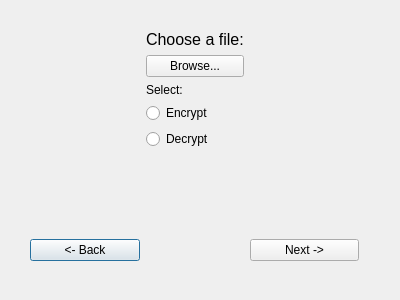
<?xml version="1.0" encoding="UTF-8"?>
<ui version="4.0">
 <class>encryption</class>
 <widget class="QDialog" name="encryption">
  <property name="geometry">
   <rect>
    <x>0</x>
    <y>0</y>
    <width>400</width>
    <height>300</height>
   </rect>
  </property>
  <property name="windowTitle">
   <string>Dialog</string>
  </property>
  <widget class="QWidget" name="layoutWidget">
   <property name="geometry">
    <rect>
     <x>30</x>
     <y>30</y>
     <width>329</width>
     <height>231</height>
    </rect>
   </property>
   <layout class="QHBoxLayout" name="horizontalLayout">
    <item>
     <layout class="QVBoxLayout" name="verticalLayout_3">
      <item>
       <spacer name="horizontalSpacer">
        <property name="orientation">
         <enum>Qt::Horizontal</enum>
        </property>
        <property name="sizeHint" stdset="0">
         <size>
          <width>40</width>
          <height>20</height>
         </size>
        </property>
       </spacer>
      </item>
      <item>
       <spacer name="verticalSpacer_5">
        <property name="orientation">
         <enum>Qt::Vertical</enum>
        </property>
        <property name="sizeHint" stdset="0">
         <size>
          <width>20</width>
          <height>40</height>
         </size>
        </property>
       </spacer>
      </item>
      <item>
       <widget class="QPushButton" name="pushButton_back">
        <property name="text">
         <string>&lt;- Back</string>
        </property>
       </widget>
      </item>
     </layout>
    </item>
    <item>
     <layout class="QVBoxLayout" name="verticalLayout">
      <item>
       <widget class="QLabel" name="label">
        <property name="font">
         <font>
          <family>Arial</family>
          <pointsize>12</pointsize>
         </font>
        </property>
        <property name="text">
         <string>Choose a file:</string>
        </property>
       </widget>
      </item>
      <item>
       <widget class="QPushButton" name="pushButton_browse">
        <property name="text">
         <string>Browse...</string>
        </property>
       </widget>
      </item>
      <item>
       <widget class="QLabel" name="label_2">
        <property name="text">
         <string>Select:</string>
        </property>
       </widget>
      </item>
      <item>
       <widget class="QRadioButton" name="radioButton_enc">
        <property name="text">
         <string>Encrypt</string>
        </property>
       </widget>
      </item>
      <item>
       <widget class="QRadioButton" name="radioButton_dec">
        <property name="text">
         <string>Decrypt</string>
        </property>
       </widget>
      </item>
      <item>
       <spacer name="verticalSpacer">
        <property name="orientation">
         <enum>Qt::Vertical</enum>
        </property>
        <property name="sizeHint" stdset="0">
         <size>
          <width>20</width>
          <height>70</height>
         </size>
        </property>
       </spacer>
      </item>
     </layout>
    </item>
    <item>
     <layout class="QVBoxLayout" name="verticalLayout_2">
      <item>
       <spacer name="horizontalSpacer_2">
        <property name="orientation">
         <enum>Qt::Horizontal</enum>
        </property>
        <property name="sizeHint" stdset="0">
         <size>
          <width>40</width>
          <height>20</height>
         </size>
        </property>
       </spacer>
      </item>
      <item>
       <spacer name="verticalSpacer_4">
        <property name="orientation">
         <enum>Qt::Vertical</enum>
        </property>
        <property name="sizeHint" stdset="0">
         <size>
          <width>20</width>
          <height>40</height>
         </size>
        </property>
       </spacer>
      </item>
      <item>
       <widget class="QPushButton" name="pushButton_next">
        <property name="text">
         <string>Next -&gt;</string>
        </property>
       </widget>
      </item>
     </layout>
    </item>
   </layout>
  </widget>
 </widget>
 <resources/>
 <connections/>
</ui>
